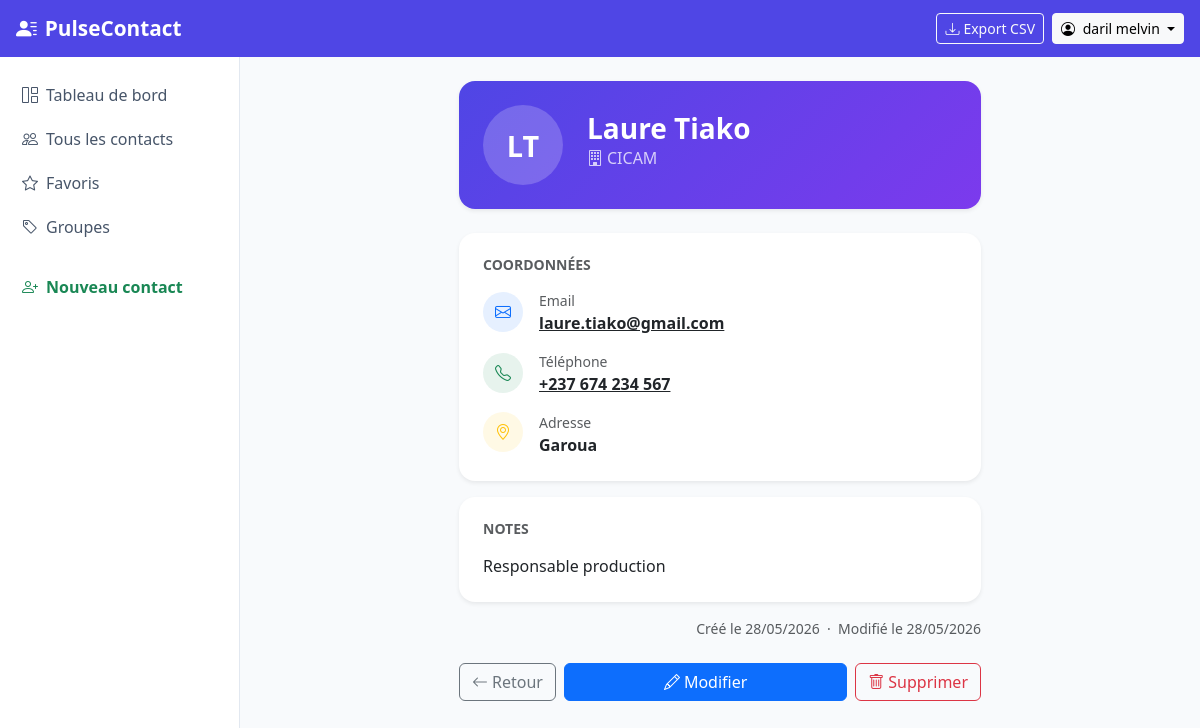
The app's page /contacts/13/ (signed in) with its own data.
### contacts/models.py (models this page shows, shortened)
class Contact(models.Model):
    objects     = ContactManager()          # exclut les supprimés
    all_objects = models.Manager()          # inclut tout
    user    = models.ForeignKey(User, on_delete=models.CASCADE, related_name='contacts')
    groups  = models.ManyToManyField(ContactGroup, blank=True, related_name='contacts', verbose_name="Groupes")
    first_name  = models.CharField(max_length=100, verbose_name="Prénom")
    last_name   = models.CharField(max_length=100, blank=True, verbose_name="Nom")
    photo       = models.ImageField(upload_to='contacts/', blank=True, null=True, verbose_name="Photo")
    email       = models.EmailField(blank=True, verbose_name="Email")
    phone       = models.CharField(max_length=30, blank=True, verbose_name="Téléphone")
    address     = models.TextField(blank=True, verbose_name="Adresse")
    company     = models.CharField(max_length=150, blank=True, verbose_name="Entreprise")
    notes       = models.TextField(blank=True, verbose_name="Notes")
    is_favorite = models.BooleanField(default=False, verbose_name="Favori")
    is_deleted  = models.BooleanField(default=False)
    deleted_at  = models.DateTimeField(null=True, blank=True)
    created_at  = models.DateTimeField(auto_now_add=True)
    updated_at  = models.DateTimeField(auto_now=True)
    class Meta:
        verbose_name = "Contact"
        verbose_name_plural = "Contacts"
        ordering = ['first_name', 'last_name']
    @property
    def full_name(self):
        return f"{self.first_name} {self.last_name}".strip()
    @property
    def initials(self):
        parts = self.full_name.split()
        if len(parts) >= 2:
            return f"{parts[0][0]}{parts[-1][0]}".upper()
        return self.full_name[0].upper() if self.full_name else "?"

### contacts/views.py (the view)
# urls.py: path('<int:pk>/',         views.contact_detail,   name='detail'),
@login_required
def contact_detail(request, pk):
    contact = get_object_or_404(Contact, pk=pk, user=request.user)
    return render(request, 'contacts/detail.html', {'contact': contact})

### contacts/models.py (called while the page is built)
    def get_queryset(self):
        return super().get_queryset().filter(is_deleted=False)

### templates/contacts/detail.html (shortened to what this page needs)
{% extends 'base.html' %}
{% block content %}
<div class="row justify-content-center">
  <div class="col-lg-7">
    <div class="card border-0 shadow-sm rounded-4 mb-4 overflow-hidden">
      <div class="p-4" style="background: linear-gradient(135deg, #4F46E5, #7C3AED);">
        <div class="d-flex align-items-center gap-4">
          {% if contact.photo %}
          <img src="{{ contact.photo.url }}" alt="{{ contact.full_name }}"
               class="rounded-circle border border-white border-3"
               style="width:80px;height:80px;object-fit:cover;">
          {% else %}
          <div class="avatar-initials" style="width:80px;height:80px;font-size:1.8rem;background:rgba(255,255,255,0.2);color:white;">
            {{ contact.initials }}
          </div>
          {% endif %}
          <div class="text-white">
            <h3 class="fw-bold mb-0">{{ contact.full_name }}</h3>
            {% if contact.company %}
            <div class="opacity-75"><i class="bi bi-building me-1"></i>{{ contact.company }}</div>
            {% endif %}
          </div>
        </div>
      </div>
    </div>
    <div class="card border-0 shadow-sm rounded-4 mb-3">
      <div class="card-body p-4">
        <h6 class="fw-bold text-muted text-uppercase small mb-3">Coordonnées</h6>
        {% if contact.email %}
        <div class="d-flex align-items-center gap-3 mb-3">
          <div class="bg-primary bg-opacity-10 rounded-circle p-2" style="width:40px;height:40px;display:flex;align-items:center;justify-content:center;">
            <i class="bi bi-envelope text-primary"></i>
          </div>
          <div>
            <div class="text-muted small">Email</div>
            <a href="mailto:{{ contact.email }}" class="text-dark fw-semibold">{{ contact.email }}</a>
          </div>
        </div>
        {% endif %}
        {% if contact.phone %}
        <div class="d-flex align-items-center gap-3 mb-3">
          <div class="bg-success bg-opacity-10 rounded-circle p-2" style="width:40px;height:40px;display:flex;align-items:center;justify-content:center;">
            <i class="bi bi-telephone text-success"></i>
          </div>
          <div>
            <div class="text-muted small">Téléphone</div>
            <a href="tel:{{ contact.phone }}" class="text-dark fw-semibold">{{ contact.phone }}</a>
          </div>
        </div>
        {% endif %}
        {% if contact.address %}
        <div class="d-flex align-items-start gap-3">
          <div class="bg-warning bg-opacity-10 rounded-circle p-2" style="width:40px;height:40px;display:flex;align-items:center;justify-content:center;">
            <i class="bi bi-geo-alt text-warning"></i>
          </div>
          <div>
            <div class="text-muted small">Adresse</div>
            <div class="fw-semibold">{{ contact.address }}</div>
          </div>
        </div>
        {% endif %}
      </div>
    </div>
    {% if contact.notes %}
    <div class="card border-0 shadow-sm rounded-4 mb-3">
      <div class="card-body p-4">
        <h6 class="fw-bold text-muted text-uppercase small mb-3">Notes</h6>
        <p class="mb-0" style="white-space: pre-line;">{{ contact.notes }}</p>
      </div>
    </div>
    {% endif %}
    <div class="text-muted small text-end mb-4">
      Créé le {{ contact.created_at|date:"d/m/Y" }}
      &nbsp;·&nbsp; Modifié le {{ contact.updated_at|date:"d/m/Y" }}
    </div>
    <div class="d-flex gap-2">
      <a href="{% url 'contacts:list' %}" class="btn btn-outline-secondary">
        <i class="bi bi-arrow-left me-1"></i>Retour
      </a>
      <a href="{% url 'contacts:update' contact.pk %}" class="btn btn-primary flex-grow-1">
        <i class="bi bi-pencil me-1"></i>Modifier
      </a>
      <a href="{% url 'contacts:delete' contact.pk %}" class="btn btn-outline-danger">
        <i class="bi bi-trash me-1"></i>Supprimer
      </a>
    </div>
  </div>
</div>
{% endblock %}

### templates/base.html (shortened to what this page needs)
<!DOCTYPE html>
<html lang="fr">
<head>
  <link href="https://cdn.jsdelivr.net/npm/bootstrap@5.3.2/dist/css/bootstrap.min.css" rel="stylesheet">
  <link href="https://cdn.jsdelivr.net/npm/bootstrap-icons@1.11.3/font/bootstrap-icons.css" rel="stylesheet">
</head>
<body>
<nav class="navbar navbar-expand-lg navbar-dark">
  <div class="container-fluid px-3">
    <a class="navbar-brand text-white" href="{% url 'contacts:list' %}">
      <i class="bi bi-person-lines-fill me-2"></i>PulseContact
    </a>
    {% if user.is_authenticated %}
    <div class="ms-auto d-flex align-items-center gap-2">
      <a href="{% url 'contacts:export_csv' %}" class="btn btn-sm btn-outline-light">
        <i class="bi bi-download me-1"></i>Export CSV
      </a>
      <div class="dropdown">
        <button class="btn btn-sm btn-light dropdown-toggle" data-bs-toggle="dropdown">
          <i class="bi bi-person-circle me-1"></i>
          {{ user.get_full_name|default:user.username }}
        </button>
      </div>
    </div>
    {% endif %}
  </div>
</nav>
<div class="d-flex">
  {% if user.is_authenticated %}
  <nav class="sidebar d-none d-lg-block flex-shrink-0">
    <ul class="nav flex-column">
      <li class="nav-item">
        <a href="{% url 'contacts:dashboard' %}"
           class="nav-link {% if request.resolver_match.url_name == 'dashboard' %}active{% endif %}">
          <i class="bi bi-grid-1x2 me-2"></i>Tableau de bord
        </a>
      </li>
      <li class="nav-item">
        <a href="{% url 'contacts:list' %}"
           class="nav-link {% if request.resolver_match.url_name == 'list' %}active{% endif %}">
          <i class="bi bi-people me-2"></i>Tous les contacts
        </a>
      </li>
      <li class="nav-item">
        <a href="{% url 'contacts:list' %}?favorites_only=true"
           class="nav-link">
          <i class="bi bi-star me-2"></i>Favoris
        </a>
      </li>
      <li class="nav-item">
        <a href="{% url 'contacts:groups' %}"
           class="nav-link {% if 'group' in request.resolver_match.url_name %}active{% endif %}">
          <i class="bi bi-tag me-2"></i>Groupes
        </a>
      </li>
      <li class="nav-item mt-3">
        <a href="{% url 'contacts:create' %}" class="nav-link text-success fw-semibold">
          <i class="bi bi-person-plus me-2"></i>Nouveau contact
        </a>
      </li>
    </ul>
  </nav>
  {% endif %}
  <main class="flex-grow-1 p-4">
    {% block content %}{% endblock %}
  </main>
</div>
</body>
</html>

### templates/base.html (style rules this page uses)
:root { --sgc-primary: #4F46E5; --sgc-primary-dark: #3730A3; --sgc-light: #F5F3FF; }
body { background: #F8FAFC; min-height: 100vh; }
.navbar { background: var(--sgc-primary) !important; }
.navbar-brand { font-weight: 700; font-size: 1.3rem; }
.sidebar { width: 240px; min-height: calc(100vh - 56px); background: white; border-right: 1px solid #E2E8F0; padding-top: 1rem; }
.sidebar .nav-link { color: #475569; border-radius: 8px; margin: 2px 8px; padding: 8px 14px; }
.avatar-initials { width: 48px; height: 48px; border-radius: 50%; display: flex; align-items: center; justify-content: center; font-weight: 700; font-size: 1.1rem; background: var(--sgc-light); color: var(--sgc-primary); }

### records on screen
Contact: initials "LT", full_name "Laure Tiako", company "CICAM", email "laure.tiako@gmail.com", phone "+237 674 234 567", address "Garoua", notes "Responsable production", created_at "28/05/2026", updated_at "28/05/2026"

### other values on screen
{{ user.get_full_name|default:user.username }} "daril melvin"
